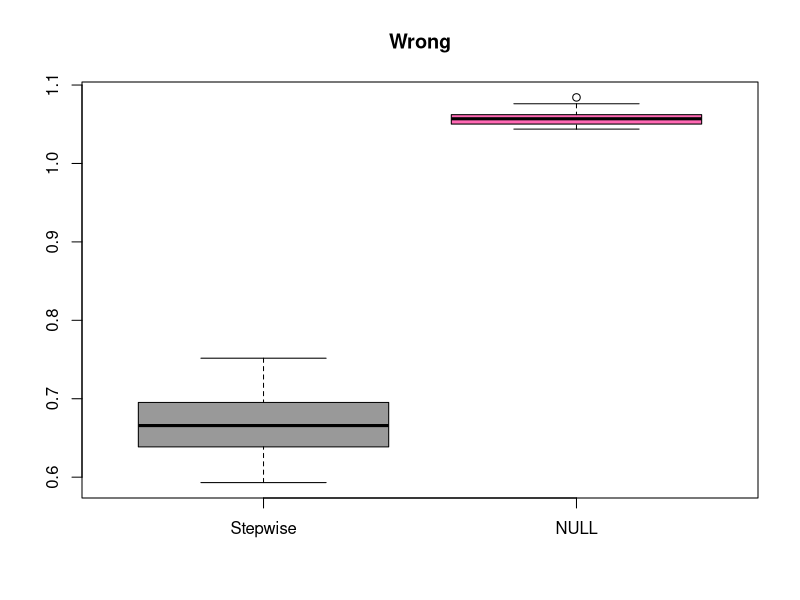

This figure's R source:
## ---- chunk 1
knitr::opts_chunk$set(echo = TRUE)
## ---- chunk 2
dat <- read.table('fallacy.dat', header=TRUE, sep=',')
## ---- chunk 3
library(MASS)
p <- ncol(dat)
null <- lm(Y~1, data=dat)
full <- lm(Y~., data=dat) # needed for stepwise
step.lm <- stepAIC(null, scope=list(lower=null, upper=full), trace=FALSE)
## ---- chunk 4
n <- nrow(dat)
ii <- (1:n) %% 5 + 1
set.seed(17)
N <- 50
mspe.n <- mspe.st <- rep(0, N)
for(i in 1:N) {
  ii <- sample(ii)
  pr.n <- pr.st <- rep(0, n)
  for(j in 1:5) {
    tmp.st <- update(step.lm, data=dat[ii != j, ])
    pr.st[ ii == j ] <- predict(tmp.st, newdata=dat[ii == j, ])
    pr.n[ ii == j ] <- with(dat[ii != j, ], mean(Y))
  }
  mspe.st[i] <- with(dat, mean( (Y - pr.st)^2 ))
  mspe.n[i] <- with(dat, mean( (Y - pr.n)^2 ))
}
boxplot(mspe.st, mspe.n, names=c('Stepwise', 'NULL'), col=c('gray60', 'hotpink'), main='Wrong')
summary(mspe.st)
summary(mspe.n)
